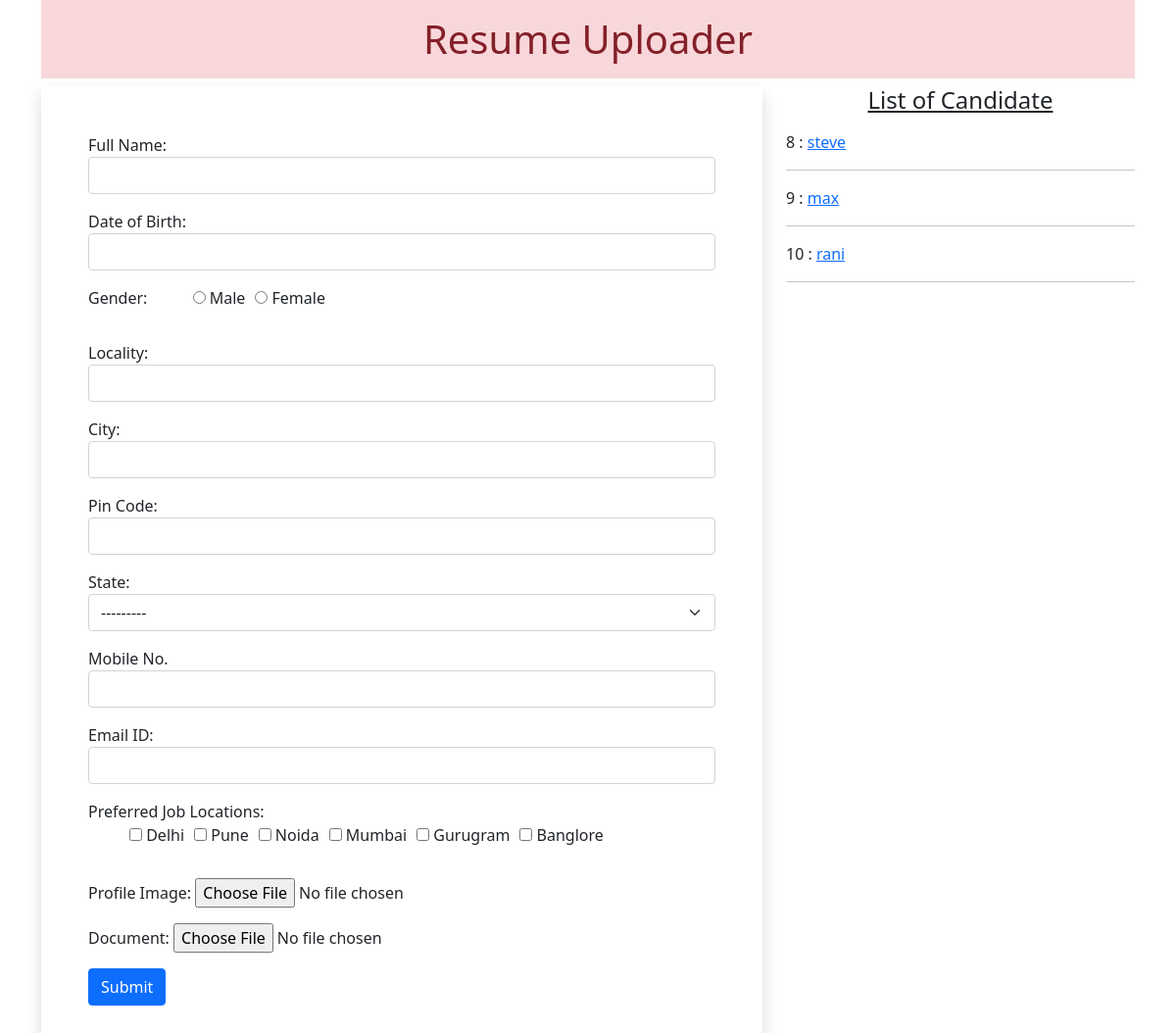
The page / on the database its author committed.
### resumeApp/models.py (models this page shows)
class Resume(models.Model):
 name = models.CharField(max_length=100)
 dob = models.DateField(auto_now=False, auto_now_add=False)
 gender = models.CharField(max_length=100)
 locality = models.CharField(max_length=100)
 city = models.CharField(max_length=100)
 pin = models.PositiveIntegerField()
 state = models.CharField(choices=STATE_CHOICE, max_length=50)
 mobile = models.PositiveIntegerField()
 email = models.EmailField()
 job_city = models.CharField(max_length=50)
 profile_image = models.ImageField(upload_to='profileimg', blank=True)
 my_file = models.FileField(upload_to='doc', blank=True)

### resumeApp/views.py (the view, shortened to what this page needs)
# urls.py: path('', views.HomeView.as_view(), name='home'),
class HomeView(View):
 def get(self, request):
  form = ResumeForm()
  candidates = Resume.objects.all()
  return render(request, 'resumeApp/home.html', { 'candidates':candidates, 'form':form})

### resumeApp/forms.py
class ResumeForm(forms.ModelForm):
 gender = forms.ChoiceField(choices=GENDER_CHOICES, widget=forms.RadioSelect)
 job_city = forms.MultipleChoiceField(label='Preferred Job Locations', choices=JOB_CITY_CHOICE, widget=forms.CheckboxSelectMultiple)
 class Meta:
  model = Resume
  fields = ['name', 'dob', 'gender', 'locality', 'city', 'pin', 'state', 'mobile', 'email', 'job_city', 'profile_image', 'my_file']
  labels = {'name':'Full Name', 'dob': 'Date of Birth', 'pin':'Pin Code', 'mobile':'Mobile No.', 'email':'Email ID', 'profile_image':'Profile Image', 'my_file':'Document'}
  widgets = {
   'name':forms.TextInput(attrs={'class':'form-control'}),
   'dob':forms.DateInput(attrs={'class':'form-control', 'id':'datepicker'}),
   'locality':forms.TextInput(attrs={'class':'form-control'}),
   'city':forms.TextInput(attrs={'class':'form-control'}),
   'pin':forms.NumberInput(attrs={'class':'form-control'}),
   'state':forms.Select(attrs={'class':'form-select'}),
   'mobile':forms.NumberInput(attrs={'class':'form-control'}),
   'email':forms.EmailInput(attrs={'class':'form-control'}),
  }

### resumeApp/templates/resumeApp/home.html (shortened to what this page needs)
<!DOCTYPE html>
{% load static %}
<html lang="en">
<head>
 <link href="https://cdn.jsdelivr.net/npm/bootstrap@5.0.0-beta2/dist/css/bootstrap.min.css" rel="stylesheet">
 <link rel="stylesheet" href="//code.jquery.com/ui/1.12.1/themes/base/jquery-ui.css">
 <link rel="stylesheet" href="{% static 'css/style.css' %}">
</head>
<body>
 <div class="container mb-5">
  <h1 class="alert-danger text-center p-3">Resume Uploader</h1>
  <div class="row">
   <div class="col-sm-8">
    <form action="" method="post" enctype="multipart/form-data" class="shadow p-5">
     {% for fm in form %}
       <div class="form-group mb-3">
       {{fm.label_tag}} {{fm}} <small class="text-danger">{{fm.errors|striptags}}</small>
       </div>
     {% endfor %}
     <input type="submit" value="Submit" class="btn btn-primary">
    </form>
   </div>
   <div class="col-sm-4">
    <h4 class="text-center mb-3"><u>List of Candidate</u></h4>
    {% for candidate in candidates %}
     {{candidate.id}} : <a href="{% url 'candidate' candidate.id %}">{{candidate.name}}</a>
     <hr>
    {% endfor %}
   </div>
  </div>
 </div>
</body>
</html>

### resumeApp/static/css/style.css (style rules this page uses)
#id_gender, #id_job_city { list-style-type: none; display: inline-flex; }
#id_gender > li { padding-left: 10px; }
#id_job_city > li { padding-left: 10px; }

### rows shown on the page
Resume: id "8", name "steve"
Resume: id "9", name "max"
Resume: id "10", name "rani"

### other values the page prints
{{ fm.label_tag }} "Full Name:" "Date of Birth:" "Gender:" "Locality:" "City:" "Pin Code:" "State:" "Mobile No." "Email ID:" "Preferred Job Locations:" "Profile Image:" "Document:"
